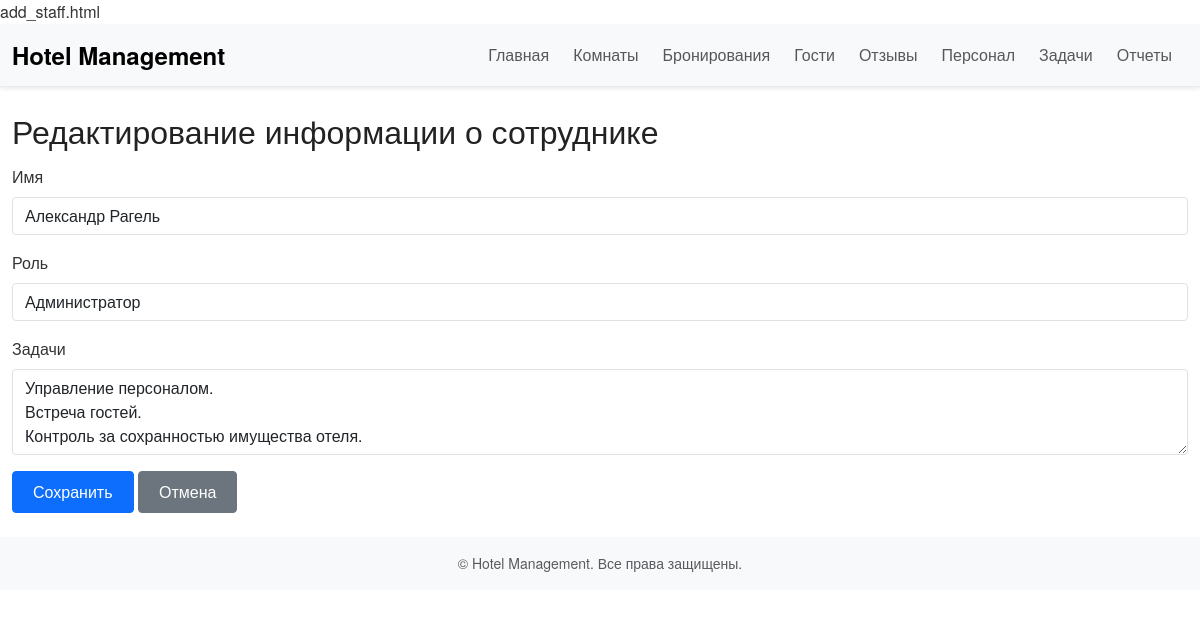
Page /staff/edit/1 on the committed database.
### tables this page shows
CREATE TABLE staff (
            id INTEGER PRIMARY KEY AUTOINCREMENT,
            name TEXT NOT NULL,
            role TEXT,
            tasks TEXT
        );

### app.py (the view, shortened to what this page needs)
@app.route('/staff/edit/<int:staff_id>', methods=['GET', 'POST'])
def edit_staff(staff_id):
    conn = get_db_connection()
    staff = conn.execute('SELECT * FROM staff WHERE id = ?', (staff_id,)).fetchone()
    conn.close()
    return render_template('edit_staff.html', staff=staff)

### app.py (called while the page is built)
def get_db_connection():
    conn = sqlite3.connect(DATABASE)
    conn.row_factory = sqlite3.Row  # позволит обращаться по именам столбцов
    return conn

### templates/edit_staff.html (shortened to what this page needs)
{% extends 'base.html' %}
{% block content %}
<h2>Редактирование информации о сотруднике</h2>
<form action="{{ url_for('edit_staff', staff_id=staff['id']) }}" method="post">
    <div class="mb-3">
        <label for="name" class="form-label">Имя</label>
        <input type="text" class="form-control" id="name" name="name" value="{{ staff['name'] }}" required>
    </div>
    <div class="mb-3">
        <label for="role" class="form-label">Роль</label>
        <input type="text" class="form-control" id="role" name="role" value="{{ staff['role'] }}" required>
    </div>
    <div class="mb-3">
        <label for="tasks" class="form-label">Задачи</label>
        <textarea class="form-control" id="tasks" name="tasks" rows="3">{{ staff['tasks'] }}</textarea>
    </div>
    <button type="submit" class="btn btn-primary">Сохранить</button>
    <a href="{{ url_for('list_staff') }}" class="btn btn-secondary">Отмена</a>
</form>
{% endblock %}

### static/css/style.css (style rules this page uses)
html, body { background-color: #ffffff; color: #333333; font-family: 'Helvetica Neue', Arial, sans-serif; margin: 0; padding: 0; }
h1, h2, h3, h4, h5, h6 { font-weight: 300; color: #222222; margin-bottom: 1rem; }
.form-control { border-radius: 0.25rem; }
.btn { border-radius: 0.25rem; padding: 0.5rem 1.25rem; }

### rows in the picture
staff: name "Александр Рагель", role "Администратор", tasks "Управление персоналом. Встреча гостей. Контроль за сохранностью имущества отеля."
